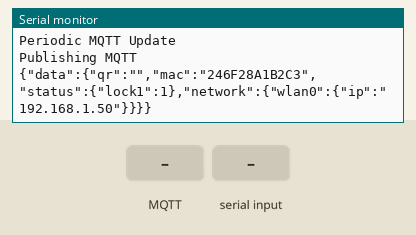
Simulated run of this sketch. Board: ESP8266 (NodeMCU). On the bench: the last lines printed to the serial monitor. Inputs (shaded band) come from the test bench. WiFi joins after 1.5 s; servers stay silent unless stated; no MQTT or app messages arrive unless stated.

Above: at 3.7 s.
3.8 s: MQTT message "LOCK1" arrives on the first subscribed topic
5.3 s: "LOCK1\n" received over Serial
At 5.52 s:
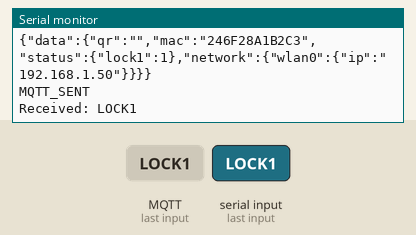
6.8 s: MQTT message "lock1" arrives on the first subscribed topic
8.3 s: "lock1\n" received over Serial
At 8.53 s:
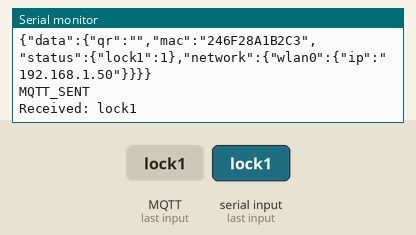
9.8 s: MQTT message "UNLOCK1" arrives on the first subscribed topic
At 9.95 s:
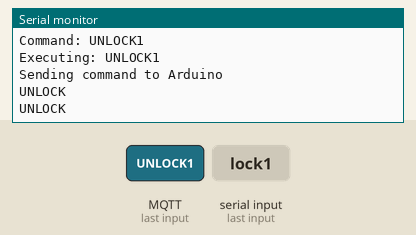
11.3 s: "UNLOCK1\n" received over Serial
At 11.53 s:
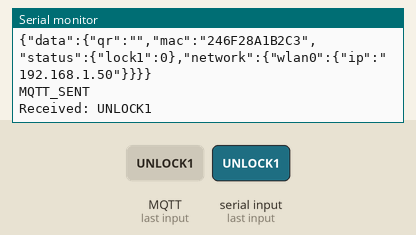

Measured:
- after the input at 5.3 s, the serial monitor: prints a new line at once (image 1)
- after the input at 8.3 s, the serial monitor: prints a new line at once (image 2)
- after the input at 9.8 s, the serial monitor: prints a new line at once (image 3)
- after the input at 11.3 s, the serial monitor: prints a new line at once (image 4)

The sketch:

wifi-v1-esp01.ino
```cpp
#include <ESP8266WiFi.h>
#include <PubSubClient.h>
#include <ESP8266HTTPClient.h>

// =====================================================
// ESP8266 QR + MQTT + API INTERLOCK SYSTEM
//
// FUNCTIONS:
//
// 1.Connect WiFi (2 SSIDs)
// 2.Connect MQTT broker
// 3.Receive QR from Arduino
// 4.Call API using QR
// 5.Receive MQTT LOCK/UNLOCK
// 6.Send relay commands to Arduino
// 7.Publish MQTT status
// =====================================================


// =====================================================
// WIFI CREDENTIALS
// =====================================================
const char* ssid1="MachineWise-Electronics";
const char* pass1="Machine@123";

const char* ssid2="Mayuri";
const char* pass2="Mayuri@123";


// =====================================================
// MQTT SERVER
// =====================================================
const char* mqtt_server="178.236.185.7";


// =====================================================
// API URL
// =====================================================
String baseURL=
"http://178.236.185.7:2999/v1/";


WiFiClient espClient;
PubSubClient client(espClient);


// =====================================================
// GLOBAL VARIABLES
// =====================================================
String lastQR="";
String mqttCmd="";
String qrResult="";

String macID="";
String pubTopic="";
String subTopic="";

int relayState=1;
int httpCodeVal=0;

unsigned long lastMQTT=0;


// =====================================================
// CONNECT SINGLE WIFI
//
// Tries for 8 seconds
// =====================================================
void connectWiFi(
const char* ssid,
const char* password)
{
  Serial.println();
  Serial.println("Trying WiFi");

  Serial.print("SSID: ");
  Serial.println(ssid);

  WiFi.begin(
  ssid,
  password);

  unsigned long start=
  millis();

  while(
  WiFi.status()!=WL_CONNECTED &&
  millis()-start<8000)
  {
    Serial.print(".");
    delay(300);
  }

  Serial.println();

  if(WiFi.status()==WL_CONNECTED)
  {
    Serial.println(
    "WiFi Connected");

    Serial.print(
    "IP: ");

    Serial.println(
    WiFi.localIP());
  }
  else
  {
    Serial.println(
    "WiFi Failed");
  }
}


// =====================================================
// WIFI SETUP
//
// Try WiFi1
// If fail try WiFi2
// =====================================================
void setup_wifi()
{
  Serial.println(
  "Starting WiFi Setup");

  WiFi.mode(
  WIFI_STA);

  connectWiFi(
  ssid1,
  pass1);

  if(
  WiFi.status()==WL_CONNECTED)
  return;

  connectWiFi(
  ssid2,
  pass2);

  if(
  WiFi.status()==WL_CONNECTED)
  return;

  while(
  WiFi.status()!=WL_CONNECTED)
  {
    connectWiFi(
    ssid1,
    pass1);

    if(
    WiFi.status()==WL_CONNECTED)
      break;

    connectWiFi(
    ssid2,
    pass2);
  }
}


// =====================================================
// API CALL
//
// Sends QR to server
// Returns HTTP response
// =====================================================
int callAPI(String qr)
{
  Serial.println();
  Serial.println(
  "Calling API");

  HTTPClient http;

  String url=
  baseURL+qr;

  Serial.print(
  "URL: ");

  Serial.println(url);

  http.begin(
  espClient,
  url);

  int code=
  http.GET();

  Serial.print(
  "HTTP Response: ");

  Serial.println(code);

  http.end();

  return code;
}


// =====================================================
// SEND COMMAND TO ARDUINO
//
// Sends LOCK or UNLOCK
// =====================================================
void sendToArduino()
{
  Serial.println();

  Serial.println(
  "Sending command to Arduino");

  if(relayState==1)
  {
    Serial.println(
    "LOCK");

    Serial.println(
    "LOCK");

    delay(100);

    Serial.println(
    "LOCK");
  }
  else
  {
    Serial.println(
    "UNLOCK");

    Serial.println(
    "UNLOCK");

    delay(100);

    Serial.println(
    "UNLOCK");
  }
}


// =====================================================
// SEND MQTT STATUS
// =====================================================
void sendMQTT()
{
  if(!client.connected())
  {
    Serial.println(
    "MQTT Not Connected");

    return;
  }

  String mac=
  WiFi.macAddress();

  mac.replace(
  ":",
  "");

  String ip=
  WiFi.localIP().toString();

  String payload="{";

  payload+="\"data\":{";

  payload+="\"qr\":\""
  +lastQR+"\",";

  payload+="\"mac\":\""
  +mac+"\",";

  payload+="\"status\":{";

  payload+="\"lock1\":"
  +String(relayState);

  payload+="},";

  payload+="\"network\":{";

  payload+="\"wlan0\":{";

  payload+="\"ip\":\""
  +ip+"\"";

  payload+="}}}}";

  Serial.println();
  Serial.println(
  "Publishing MQTT");

  Serial.println(
  payload);

  if(
  client.publish(
  pubTopic.c_str(),
  payload.c_str()))
  {
    Serial.println(
    "MQTT_SENT");
  }
}


// =====================================================
// MQTT CALLBACK
//
// Receives MQTT command
// =====================================================
void callback(
char* topic,
byte* payload,
unsigned int length)
{
  Serial.println(
  "MQTT Message Received");

  mqttCmd="";

  for(
  unsigned int i=0;
  i<length;
  i++)
  {
    mqttCmd+=
    (char)payload[i];
  }

  mqttCmd.trim();

  Serial.print(
  "Command: ");

  Serial.println(
  mqttCmd);
}


// =====================================================
// MQTT RECONNECT
// =====================================================
void reconnect()
{
  while(
  !client.connected())
  {
    Serial.println(
    "Connecting MQTT");

    if(
    client.connect(
    "ESP01"))
    {
      Serial.println(
      "MQTT Connected");

      client.subscribe(
      subTopic.c_str());

      Serial.print(
      "Subscribed: ");

      Serial.println(
      subTopic);
    }
    else
    {
      Serial.println(
      "MQTT Failed");

      delay(1500);
    }
  }
}


// =====================================================
// SETUP
// =====================================================
void setup()
{
  Serial.begin(9600);

  Serial.println();
  Serial.println(
  "System Starting");

  delay(1000);

  setup_wifi();

  macID=
  WiFi.macAddress();

  macID.replace(
  ":",
  "");

  pubTopic=
  "pub1/"+macID;

  subTopic=
  "sub1/"+macID;

  Serial.print(
  "Publish Topic: ");

  Serial.println(
  pubTopic);

  Serial.print(
  "Subscribe Topic: ");

  Serial.println(
  subTopic);

  client.setServer(
  mqtt_server,
  1883);

  client.setCallback(
  callback);

  Serial.println(
  "Setup Complete");
}


// =====================================================
// LOOP
// =====================================================
void loop()
{
  if(
  !client.connected())
  {
    reconnect();
  }

  client.loop();

  // MQTT COMMAND
  if(
  mqttCmd.length()>0)
  {
    Serial.print(
    "Executing: ");

    Serial.println(
    mqttCmd);

    if(
    mqttCmd=="LOCK1" ||
    mqttCmd=="lock1")
    {
      relayState=1;

      sendToArduino();

      sendMQTT();
    }

    else if(
    mqttCmd=="UNLOCK1" ||
    mqttCmd=="unlock1")
    {
      relayState=0;

      sendToArduino();

      sendMQTT();
    }

    mqttCmd="";
  }


  // QR RECEIVE
  if(
  Serial.available())
  {
    String data=
    Serial.readStringUntil('\n');

    data.trim();

    Serial.print(
    "Received: ");

    Serial.println(
    data);

    if(
    data.startsWith(
    "QR:"))
    {
      lastQR=
      data.substring(3);

      Serial.print(
      "QR Value: ");

      Serial.println(
      lastQR);

      sendMQTT();

      httpCodeVal=
      callAPI(
      lastQR);

      if(
      httpCodeVal>=200 &&
      httpCodeVal<300)
      {
        Serial.println(
        "QR_OK");
      }
      else
      {
        Serial.println(
        "QR_NOT_OK");
      }

      lastQR="";

      sendMQTT();
    }
  }


  // Periodic MQTT
  if(
  millis()-lastMQTT>1000)
  {
    lastMQTT=
    millis();

    Serial.println(
    "Periodic MQTT Update");

    sendMQTT();
  }
}
```
